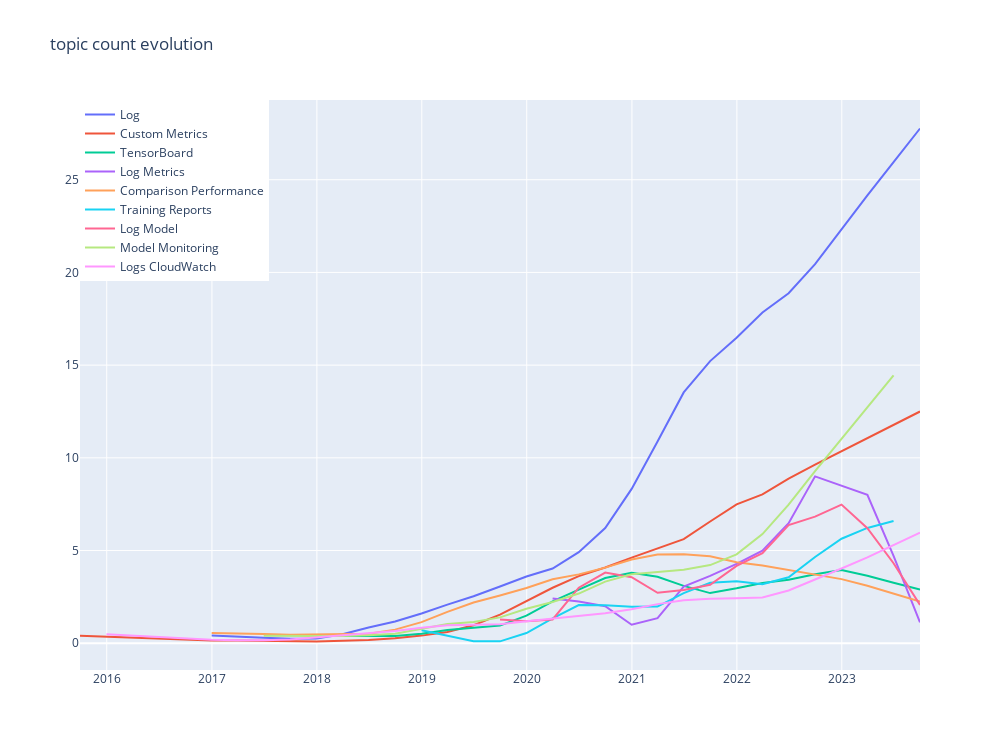
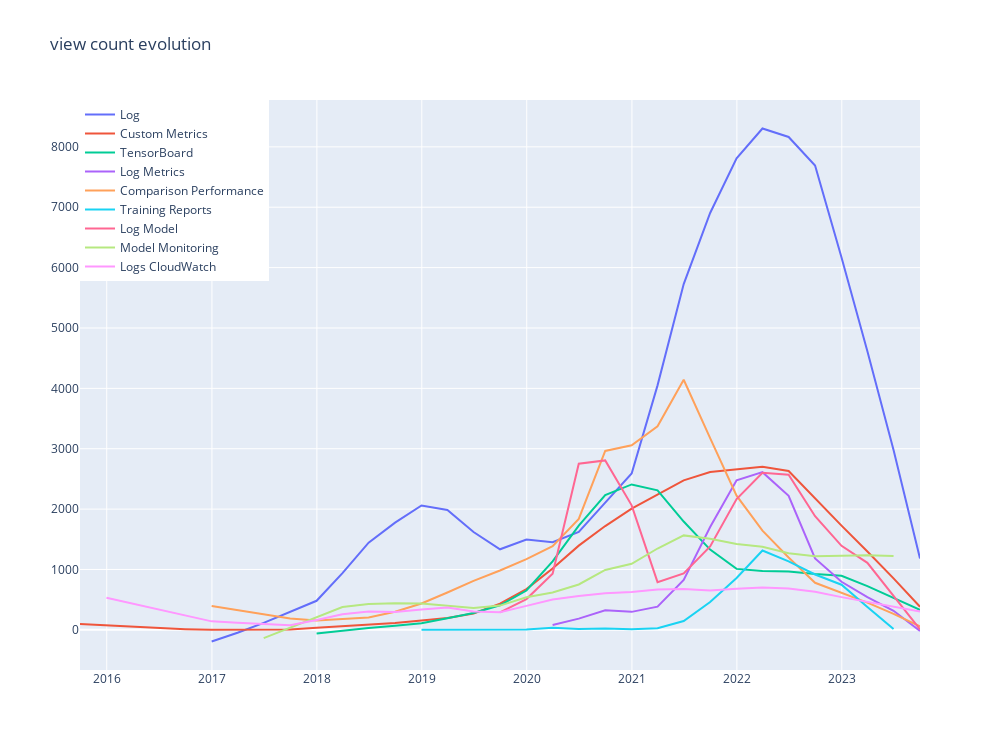
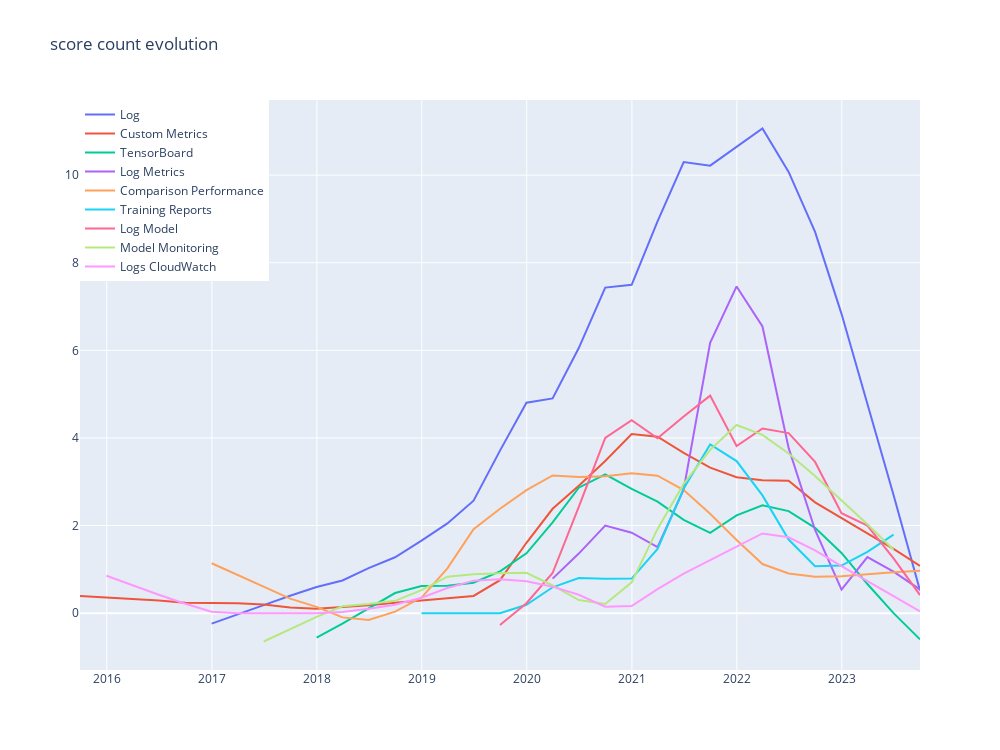
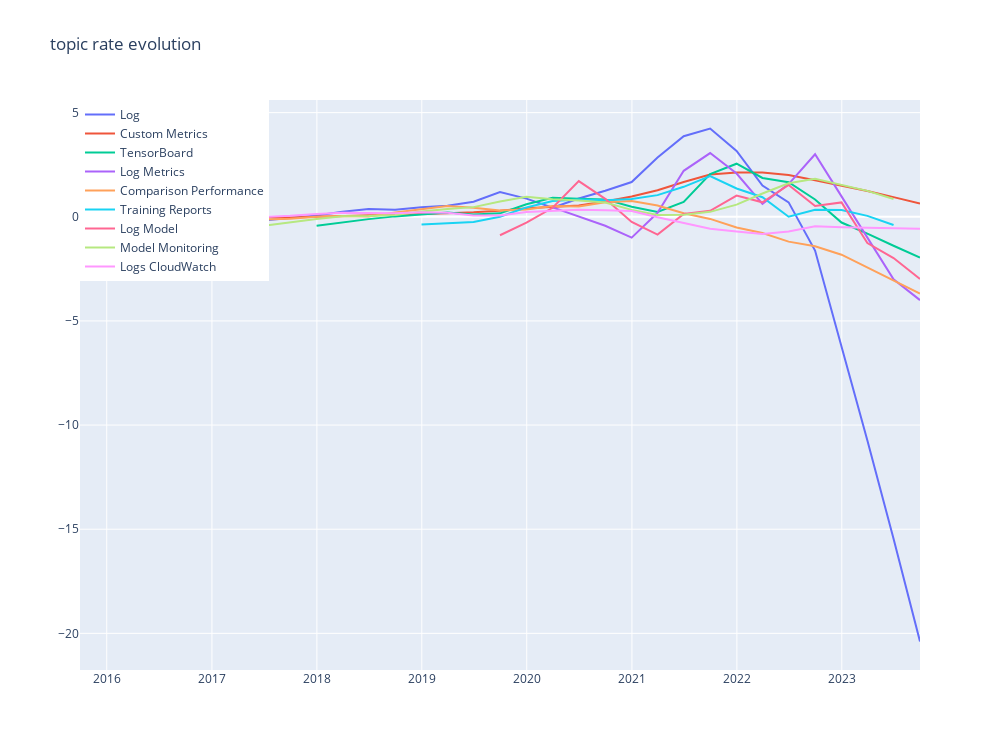

The code cell stored with these charts, in order, in its notebook:
### Code cell
topic_mapping = {
    0: 'Pipeline Step',
    1: 'Notebook Instance',
    2: 'Docker Image',
    3: 'Version',
    4: 'Log',
    5: 'Plots',
    6: 'Studio',
    7: 'PyTorch',
    8: 'Prediction',
    9: 'Labeling Job',
    10: 'Hyperparameter Tuning',
    11: 'TensorFlow',
    12: 'Spark',
    13: 'RStudio',
    14: 'Workspace',
    15: 'Batch Transform',
    16: 'Web Service',
    17: 'Experiment',
    18: 'Instance',
    19: 'Sweep',
    20: 'Deploying Model',
    21: 'Columns Values',
    22: 'Inference Endpoint',
    23: 'Compute',
    24: 'Account',
    25: 'File Directory',
    26: 'Object Attribute',
    27: 'Parameters Parameter',
    28: 'File Pandas',
    29: 'Git Repo',
    30: 'Training Job',
    31: 'Save Model',
    32: 'Bucket',
    33: 'Limit Exceeded',
    34: 'Data Factory',
    35: 'Format Convert',
    36: 'Server',
    37: 'Feature Store',
    38: 'Environment',
    39: 'Initialization Init',
    40: 'Custom Metrics',
    41: 'Compute Cluster',
    42: 'Model Endpoint',
    43: 'Memory',
    44: 'Stuck Queue',
    45: 'Distributed Training',
    46: 'File Upload',
    47: 'Python',
    48: 'TensorBoard',
    49: 'Deploying Endpoint',
    50: 'Authentication',
    51: 'Module Import',
    52: 'Deployment Model',
    53: 'Artifact Download',
    54: 'File Read',
    55: 'Batch Prediction',
    56: 'API',
    57: 'API Key',
    58: 'File Storage',
    59: 'Creating Terraform',
    60: 'CUDA Memory',
    61: 'Register Model',
    62: 'Log Metrics',
    63: 'Config Configuration',
    64: 'Inference Pipeline',
    65: 'Invoke Endpoint',
    66: 'Blob Storage',
    67: 'Comparison Performance',
    68: 'Loading Model',
    69: 'Pickle File',
    70: 'Endpoint Lambda',
    71: 'File Download',
    72: 'Broken Link',
    73: 'Permissions Authorization',
    74: 'Exporting Data',
    75: 'Datasets',
    76: 'Model Registry',
    77: 'Image Read',
    78: 'Artifacts',
    79: 'Deploy Model',
    80: 'Endpoint Content',
    81: 'Creating Model',
    82: 'Train Model',
    83: 'Score Model',
    84: 'Endpoint Ping',
    85: 'Parallelization Job',
    86: 'Module Usage',
    87: 'Deployment Kubernetes',
    88: 'Data Stores',
    89: 'Permission Denied',
    90: 'Training Reports',
    91: 'Log Model',
    92: 'Model Monitoring',
    93: 'Model Deployment',
    94: 'Pipeline TrainingStep',
    95: 'Missing Module',
    96: 'Install Package',
    97: 'Logs CloudWatch',
    98: 'Import Notebook',
    99: 'Training Model',
    100: 'Installation',
    101: 'Quota Request',
    102: 'NEO Compiling',
    103: 'Connection',
    104: 'Training Container',
    105: 'Huggingface Model',
    106: 'Container Registry',
    107: 'Model ONNX',
    108: 'Models',
    109: 'Globals YAML',
    110: 'Deployment ACI',
    111: 'Trained Model',
    112: 'Web Interface',
    113: 'scikit-learn',
    114: 'Dependency',
    115: 'Nested Runs',
    116: 'Import Data',
    117: 'Endpoint Deploying',
    118: 'Endpoint Prediction',
    119: 'Lifecycle Configuration',
    120: 'Output Inputs',
    121: 'Custom Job',
    122: 'Jupyter Notebook',
    123: 'Response Endpoint',
    124: 'Shared Cache',
    125: 'Training YOLO',
    126: 'Checkpoints Training',
    127: 'Endpoint Transitioning',
    128: 'Training File',
    129: 'Inference',
    130: 'Connecting RDS',
    131: 'Model Serving',
    132: 'Tuning Model',
}

df = pd.read_json(os.path.join(path_rq12, 'macro-topics.json'))
df = df[df['Challenge_topic_macro'] == 12]

fig_challenge_topic_count = go.Figure()
fig_challenge_score_count = go.Figure()
fig_challenge_view_count = go.Figure()
fig_challenge_topic_rate = go.Figure()
fig_challenge_score_rate = go.Figure()
fig_challenge_view_rate = go.Figure()
fig_challenge_unsolved_rate = go.Figure()

for index, group in df.groupby('Challenge_topic'):
    name = topic_mapping[index]
    # plot challenge topic count evolution
    group_count = group.groupby(pd.Grouper(key='Challenge_created_time', freq='Q'))[
        'Challenge_topic'].count().reset_index()
    x = pd.to_datetime(group_count['Challenge_created_time']).values
    y = group_count['Challenge_topic'].values
    x_lowess = np.array([i.astype('datetime64[D]').astype(int) for i in x])
    y_lowess = lowess(y, x_lowess, return_sorted=False, frac=0.5)
    fig_challenge_topic_count.add_trace(
        go.Scatter(x=x, y=y_lowess, mode='lines', name=name))#, marker=dict(color=colors[index])))

    # plot challenge topic rate evolution
    y = np.diff(group_count['Challenge_topic'].values)
    y = extrapolate_nans_1d(y)
    y = np.insert(y, 0, 0)
    x_lowess = np.array([i.astype('datetime64[D]').astype(int) for i in x])
    y_lowess = lowess(y, x_lowess, return_sorted=False, frac=0.5)
    fig_challenge_topic_rate.add_trace(
        go.Scatter(x=x, y=y_lowess, mode='lines', name=name))#, marker=dict(color=colors[index])))

    group_evolution = group.groupby(pd.Grouper(key='Challenge_created_time', freq='Q'))[
        ['Challenge_view_count', 'Challenge_score_count']].sum().reset_index()

    # plot challenge score count evolution
    y = group_evolution['Challenge_score_count'].values
    y_lowess = lowess(y, x_lowess, return_sorted=False, frac=0.5)
    fig_challenge_score_count.add_trace(go.Scatter(
        x=x, y=y_lowess, mode='lines', name=name))#, marker=dict(color=colors[index])))

    # plot challenge score rate evolution
    y = np.diff(group_evolution['Challenge_score_count'].values)
    y = extrapolate_nans_1d(y)
    y = np.insert(y, 0, 0)
    y_lowess = lowess(y, x_lowess, return_sorted=False, frac=0.5)
    fig_challenge_score_rate.add_trace(go.Scatter(
        x=x, y=y_lowess, mode='lines', name=name))#, marker=dict(color=colors[index])))

    # plot challenge view count evolution
    y = group_evolution['Challenge_view_count'].values
    y_lowess = lowess(y, x_lowess, return_sorted=False, frac=0.5)
    fig_challenge_view_count.add_trace(go.Scatter(
        x=x, y=y_lowess, mode='lines', name=name))#, marker=dict(color=colors[index])))

    # plot challenge view rate evolution
    y = np.diff(group_evolution['Challenge_view_count'].values)
    y = extrapolate_nans_1d(y)
    y = np.insert(y, 0, 0)
    y_lowess = lowess(y, x_lowess, return_sorted=False, frac=0.5)
    fig_challenge_view_rate.add_trace(go.Scatter(
        x=x, y=y_lowess, mode='lines', name=name))#, marker=dict(color=colors[index])))

    # plot challenge solved rate evolution
    group = filter_open_posts(group)
    group_all = group.groupby(pd.Grouper(key='Challenge_created_time', freq='Q'))['Challenge_topic'].count(
    ).cumsum().reset_index().rename(columns={'Challenge_created_time': 'Date', 'Challenge_topic': 'All'})
    group_closed = group.groupby(pd.Grouper(key='Challenge_closed_time', freq='Q'))['Challenge_topic'].count(
    ).cumsum().reset_index().rename(columns={'Challenge_closed_time': 'Date', 'Challenge_topic': 'Solved'})
    group_solved = pd.merge(group_closed, group_all, on='Date', how='outer').fillna(
        0).sort_values(by='Date')
    x = pd.to_datetime(group_solved['Date']).values
    y = (1 - group_solved['Solved'] / group_solved['All']) * 100
    y = extrapolate_nans_1d(y)
    x_lowess = np.array([i.astype('datetime64[D]').astype(int) for i in x])
    y_lowess = lowess(y, x_lowess, return_sorted=False, frac=0.5)
    fig_challenge_unsolved_rate.add_trace(
        go.Scatter(x=x, y=y_lowess, mode='lines', name=name))#, marker=dict(color=colors[index])))

fig_challenge_topic_count.update_layout(
    title='topic count evolution',
    width=1000,
    height=750,
    legend=dict(
        x=0,
        y=1,
        xanchor='auto',
        yanchor='auto'
    ))
fig_challenge_view_count.update_layout(
    title='view count evolution',
    width=1000,
    height=750,
    legend=dict(
        x=0,
        y=1,
        xanchor='auto',
        yanchor='auto'
    ))
fig_challenge_score_count.update_layout(
    title='score count evolution',
    width=1000,
    height=750,
    legend=dict(
        x=0,
        y=1,
        xanchor='auto',
        yanchor='auto'
    ))
fig_challenge_topic_rate.update_layout(
    title='topic rate evolution',
    width=1000,
    height=750,
    legend=dict(
        x=0,
        y=1,
        xanchor='auto',
        yanchor='auto'
    ))
fig_challenge_view_rate.update_layout(
    title='view rate evolution',
    width=1000,
    height=750,
    legend=dict(
        x=0,
        y=1,
        xanchor='auto',
        yanchor='auto'
    ))
fig_challenge_score_rate.update_layout(
    title='score rate evolution',
    width=1000,
    height=750,
    legend=dict(
        x=0,
        y=1,
        xanchor='auto',
        yanchor='auto'
    ))
fig_challenge_unsolved_rate.update_layout(
    title='unsolved rate evolution',
    width=1000,
    height=750,
    legend=dict(
        x=0,
        y=1,
        xanchor='auto',
        yanchor='auto'
    ))

fig_challenge_topic_count.show()
fig_challenge_view_count.show()
fig_challenge_score_count.show()
fig_challenge_topic_rate.show()
fig_challenge_view_rate.show()
fig_challenge_score_rate.show()
fig_challenge_unsolved_rate.show()
